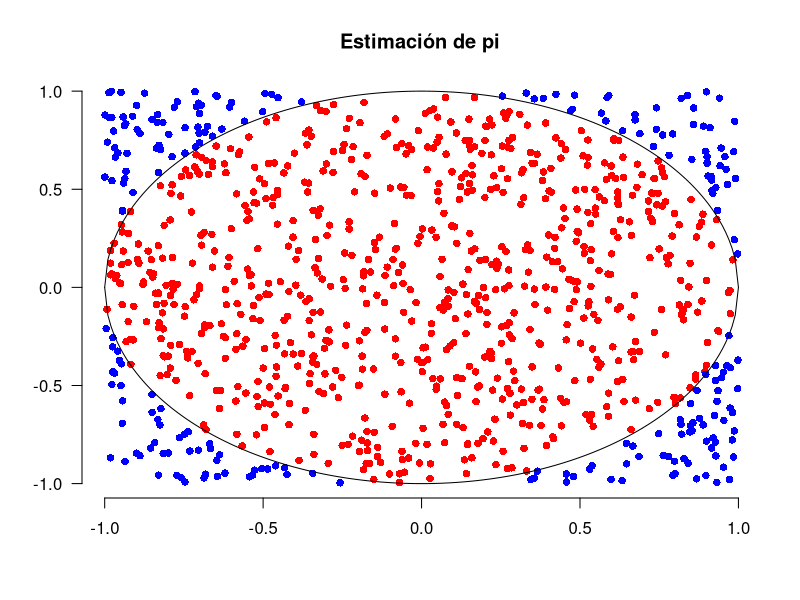

R code for this plot:
INTENTOS = 1000

x = runif(INTENTOS, min=-1, max=1)
y = runif(INTENTOS, min=-1, max=1)
z = sqrt(x^2+y^2)

aciertos = length(which(z<=1))
pi = 4 * aciertos/INTENTOS


plot(x[which(z<=1)],y[which(z<=1)], pch=16, col='red',  xlab="", ylab="", axes=FALSE)
points(x[which(z>1)],y[which(z>1)], pch=16, col='blue')
title(
  main = "Estimación de pi"
)

axis(1, seq(-1,1,0.5))
axis(2, seq(-1,1,0.5), las=2)

circulo_x = c(seq(-1, 1, 0.01), seq(1, -1, -0.01))
circulo_y = sqrt(1-circulo_x^2)
points(circulo_x,circulo_y,type="l")
points(circulo_x,-circulo_y,type="l")
